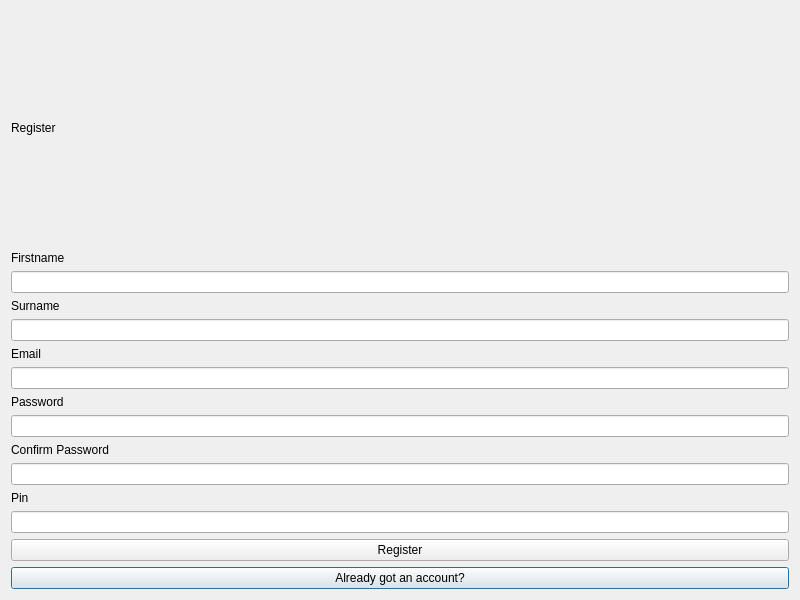
<?xml version="1.0" encoding="UTF-8"?>
<ui version="4.0">
 <class>RegisterForm</class>
 <widget class="QDialog" name="RegisterForm">
  <property name="geometry">
   <rect>
    <x>0</x>
    <y>0</y>
    <width>800</width>
    <height>600</height>
   </rect>
  </property>
  <property name="minimumSize">
   <size>
    <width>800</width>
    <height>600</height>
   </size>
  </property>
  <property name="windowTitle">
   <string>Dialog</string>
  </property>
  <layout class="QGridLayout" name="gridLayout">
   <item row="0" column="0">
    <widget class="QLabel" name="Title">
     <property name="text">
      <string>Register</string>
     </property>
    </widget>
   </item>
   <item row="5" column="0">
    <widget class="QLabel" name="label_4">
     <property name="sizePolicy">
      <sizepolicy hsizetype="Preferred" vsizetype="Fixed">
       <horstretch>0</horstretch>
       <verstretch>0</verstretch>
      </sizepolicy>
     </property>
     <property name="text">
      <string>Email</string>
     </property>
    </widget>
   </item>
   <item row="9" column="0">
    <widget class="QLabel" name="label_6">
     <property name="sizePolicy">
      <sizepolicy hsizetype="Preferred" vsizetype="Fixed">
       <horstretch>0</horstretch>
       <verstretch>0</verstretch>
      </sizepolicy>
     </property>
     <property name="text">
      <string>Confirm Password</string>
     </property>
    </widget>
   </item>
   <item row="4" column="0">
    <widget class="QLineEdit" name="Surname"/>
   </item>
   <item row="7" column="0">
    <widget class="QLabel" name="label_5">
     <property name="sizePolicy">
      <sizepolicy hsizetype="Preferred" vsizetype="Fixed">
       <horstretch>0</horstretch>
       <verstretch>0</verstretch>
      </sizepolicy>
     </property>
     <property name="text">
      <string>Password</string>
     </property>
    </widget>
   </item>
   <item row="2" column="0">
    <widget class="QLineEdit" name="Firstname"/>
   </item>
   <item row="6" column="0">
    <widget class="QLineEdit" name="Email"/>
   </item>
   <item row="1" column="0">
    <widget class="QLabel" name="label_2">
     <property name="sizePolicy">
      <sizepolicy hsizetype="Preferred" vsizetype="Fixed">
       <horstretch>0</horstretch>
       <verstretch>0</verstretch>
      </sizepolicy>
     </property>
     <property name="text">
      <string>Firstname</string>
     </property>
    </widget>
   </item>
   <item row="14" column="0">
    <widget class="QPushButton" name="AlreadyHaveAcc">
     <property name="text">
      <string>Already got an account?</string>
     </property>
    </widget>
   </item>
   <item row="10" column="0">
    <widget class="QLineEdit" name="ConfirmPass">
     <property name="echoMode">
      <enum>QLineEdit::Password</enum>
     </property>
    </widget>
   </item>
   <item row="12" column="0">
    <widget class="QLineEdit" name="PinEntry"/>
   </item>
   <item row="8" column="0">
    <widget class="QLineEdit" name="Password">
     <property name="echoMode">
      <enum>QLineEdit::Password</enum>
     </property>
    </widget>
   </item>
   <item row="13" column="0">
    <widget class="QPushButton" name="RegisterBtn">
     <property name="text">
      <string>Register</string>
     </property>
    </widget>
   </item>
   <item row="3" column="0">
    <widget class="QLabel" name="label_3">
     <property name="sizePolicy">
      <sizepolicy hsizetype="Preferred" vsizetype="Fixed">
       <horstretch>0</horstretch>
       <verstretch>0</verstretch>
      </sizepolicy>
     </property>
     <property name="text">
      <string>Surname</string>
     </property>
    </widget>
   </item>
   <item row="11" column="0">
    <widget class="QLabel" name="label">
     <property name="sizePolicy">
      <sizepolicy hsizetype="Preferred" vsizetype="Fixed">
       <horstretch>0</horstretch>
       <verstretch>0</verstretch>
      </sizepolicy>
     </property>
     <property name="text">
      <string>Pin</string>
     </property>
    </widget>
   </item>
  </layout>
 </widget>
 <resources/>
 <connections/>
</ui>
